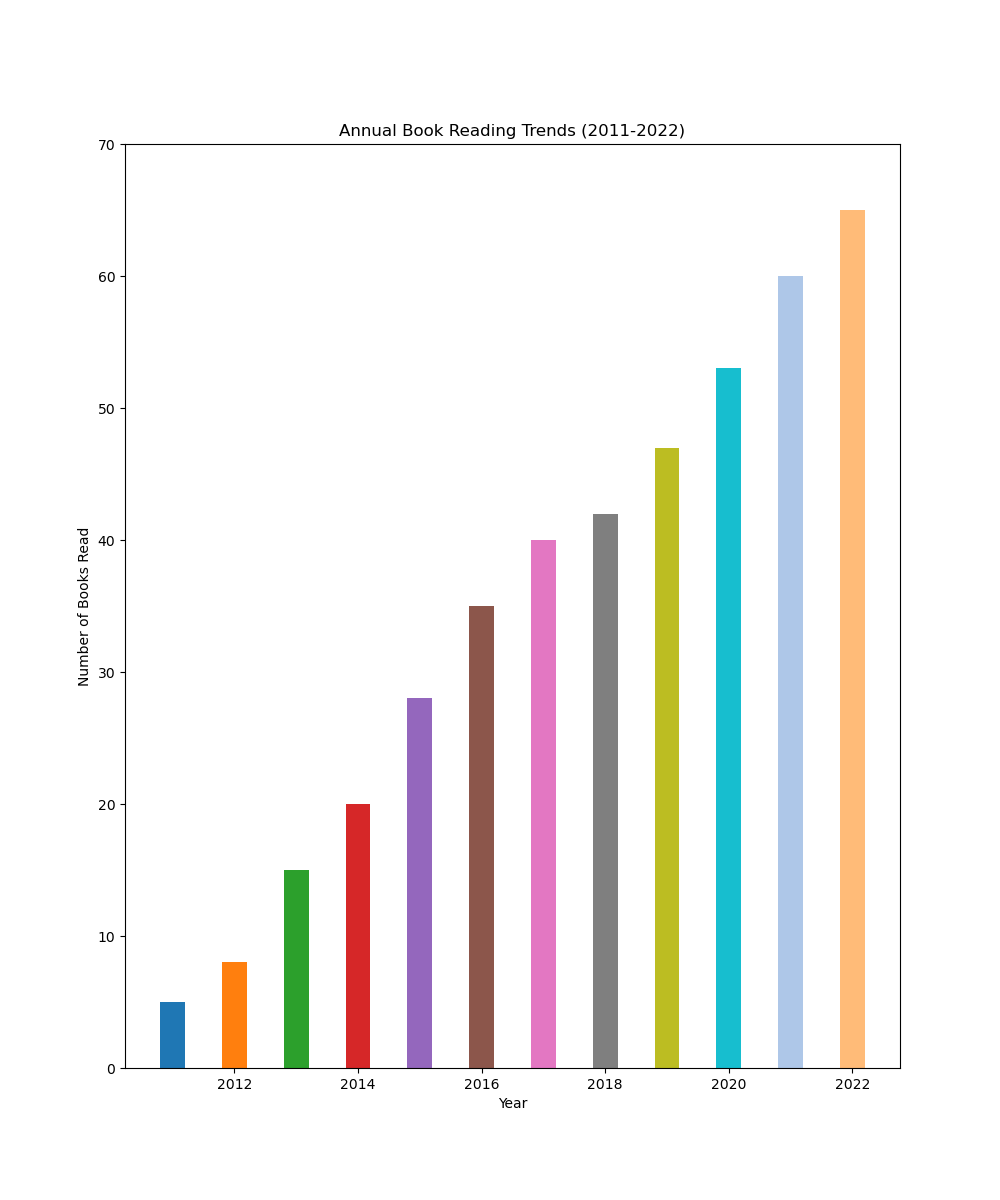

Reproduce this figure in Python.

import matplotlib.pyplot as plt

# Data
years = [
    2011, 2012, 2013, 2014, 2015,
    2016, 2017, 2018, 2019, 2020,
    2021, 2022
]
books_read = [
    5, 8, 15, 20, 28,
    35, 40, 42, 47, 53,
    60, 65
]

# Plot configuration
plt.figure(figsize=(10, 12))
bars = plt.bar(years, books_read, width=0.4, color=[
    '#1f77b4', '#ff7f0e', '#2ca02c', '#d62728',
    '#9467bd', '#8c564b', '#e377c2', '#7f7f7f',
    '#bcbd22', '#17becf', '#aec7e8', '#ffbb78',
])

# Set y-axis limits
plt.ylim(0, 70)

# Axes labels and title
plt.ylabel('Number of Books Read')
plt.xlabel('Year')
plt.title('Annual Book Reading Trends (2011-2022)')

# Show the plot
plt.show()
